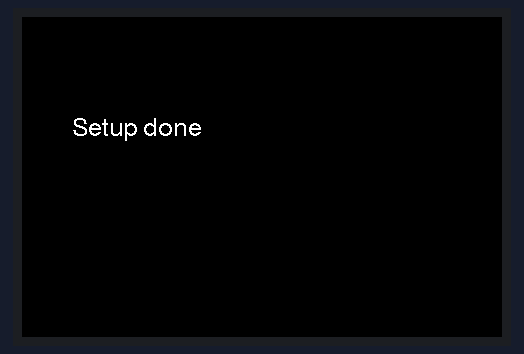
Bench run of a sketch on a simulated ESP32. On the bench: 480×320 colour display. What the sketch prints to the serial monitor is not drawn.

Above: at 3.6 s.

The sketch:

A-LCD.ino
```cpp
#define LGFX_USE_V1
#include <LovyanGFX.hpp>
#include <Wire.h>

#define LCD_MOSI 13
#define LCD_MISO 14 // 12
#define LCD_SCK 12
#define LCD_CS 3
#define LCD_RST -1 // 26
#define LCD_DC 42  // 33
#define LCD_BL 46
class LGFX : public lgfx::LGFX_Device
{
    lgfx::Panel_ILI9488 _panel_instance;
    lgfx::Bus_SPI _bus_instance;

  public:
    LGFX(void)
    {
      {
        auto cfg = _bus_instance.config();
        cfg.spi_host = SPI3_HOST;
        cfg.spi_mode = 0;
        cfg.freq_write = 60000000;
        cfg.freq_read = 16000000;
        cfg.spi_3wire = true;
        cfg.use_lock = true;
        cfg.dma_channel = SPI_DMA_CH_AUTO;
        cfg.pin_sclk = LCD_SCK;
        cfg.pin_mosi = LCD_MOSI;
        cfg.pin_miso = LCD_MISO;
        cfg.pin_dc = LCD_DC;
        _bus_instance.config(cfg);
        _panel_instance.setBus(&_bus_instance);
      }

      {
        auto cfg = _panel_instance.config();

        cfg.pin_cs = LCD_CS;
        cfg.pin_rst = LCD_RST;
        cfg.pin_busy = -1;
        cfg.memory_width = 320;
        cfg.memory_height = 480;
        cfg.panel_width = 320;
        cfg.panel_height = 480;
        cfg.offset_x = 0;
        cfg.offset_y = 0;
        cfg.offset_rotation = 0;
        cfg.dummy_read_pixel = 8;
        cfg.dummy_read_bits = 1;
        cfg.readable = true;
        cfg.invert = false;
        cfg.rgb_order = false;
        cfg.dlen_16bit = false;
        cfg.bus_shared = true;
        _panel_instance.config(cfg);
      }
      setPanel(&_panel_instance);
    }
};


LGFX lcd;
void setup() {
  // put your setup code here, to run once:
  Serial.begin(115200);

  //LCD initialization
  lcd.init();
  lcd.fillScreen(TFT_WHITE);
  lcd.setTextFont(4);
  pinMode(LCD_BL, OUTPUT);
  lcd.fillScreen(TFT_BLACK);
  digitalWrite(LCD_BL, HIGH);
  delay(500);
  lcd.setRotation(3); /* to rotate */
  lcd.fillScreen(TFT_RED);
  Serial.println( "111111111" );
  delay(500);
  lcd.fillScreen(TFT_GREEN);
  Serial.println( "222222222" );
  delay(500);
  lcd.fillScreen(TFT_BLUE);
  Serial.println( "33333333" );
  delay(500);
  lcd.fillScreen(TFT_BLACK);
  delay(500);
  lcd.setCursor(50, 100);
  lcd.printf("Setup done");

}

void loop() {
  // put your main code here, to run repeatedly:

}
```
